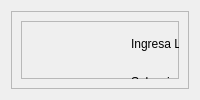
          <widget class="QWidget" name="tab_3">
           <attribute name="title">
            <string>Nexa 🚀</string>
           </attribute>
           <layout class="QHBoxLayout" name="horizontalLayout_10">
            <item>
             <layout class="QHBoxLayout" name="horizontalLayout_8">
              <item>
               <widget class="QFrame" name="frame_5">
                <property name="frameShape">
                 <enum>QFrame::StyledPanel</enum>
                </property>
                <property name="frameShadow">
                 <enum>QFrame::Raised</enum>
                </property>
                <layout class="QVBoxLayout" name="verticalLayout_8">
                 <item>
                  <widget class="QFrame" name="frame_10">
                   <property name="frameShape">
                    <enum>QFrame::StyledPanel</enum>
                   </property>
                   <property name="frameShadow">
                    <enum>QFrame::Raised</enum>
                   </property>
                   <widget class="QPushButton" name="PB_Estandarizar_IA">
                    <property name="geometry">
                     <rect>
                      <x>230</x>
                      <y>250</y>
                      <width>171</width>
                      <height>21</height>
                     </rect>
                    </property>
                    <property name="text">
                     <string>Ejecutar Estandarizacion</string>
                    </property>
                   </widget>
                   <widget class="QWidget" name="layoutWidget">
                    <property name="geometry">
                     <rect>
                      <x>110</x>
                      <y>50</y>
                      <width>421</width>
                      <height>107</height>
                     </rect>
                    </property>
                    <layout class="QVBoxLayout" name="verticalLayout_9">
                     <item>
                      <widget class="QLabel" name="label_8">
                       <property name="text">
                        <string>Seleccione La Capa:</string>
                       </property>
                      </widget>
                     </item>
                     <item>
                      <widget class="QgsMapLayerComboBox" name="QMLCB_CapaIA">
                       <property name="allowEmptyLayer">
                        <bool>true</bool>
                       </property>
                       <property name="showCrs">
                        <bool>true</bool>
                       </property>
                      </widget>
                     </item>
                     <item>
                      <widget class="QLabel" name="label_10">
                       <property name="text">
                        <string>Seleccione El archivo CSV:</string>
                       </property>
                      </widget>
                     </item>
                     <item>
                      <widget class="QgsExternalResourceWidget" name="QERCW_rutaIA"/>
                     </item>
                    </layout>
                   </widget>
                   <widget class="QWidget" name="layoutWidget">
                    <property name="geometry">
                     <rect>
                      <x>110</x>
                      <y>170</y>
                      <width>421</width>
                      <height>51</height>
                     </rect>
                    </property>
                    <layout class="QVBoxLayout" name="verticalLayout_10">
                     <item>
                      <widget class="QLabel" name="label_11">
                       <property name="text">
                        <string>Seleccione La Columna:</string>
                       </property>
                      </widget>
                     </item>
                     <item>
                      <widget class="QComboBox" name="QCB_columnaIA"/>
                     </item>
                    </layout>
                   </widget>
                   <widget class="QWidget" name="layoutWidget">
                    <property name="geometry">
                     <rect>
                      <x>110</x>
                      <y>10</y>
                      <width>421</width>
                      <height>26</height>
                     </rect>
                    </property>
                    <layout class="QHBoxLayout" name="horizontalLayout_14">
                     <item>
                      <widget class="QLabel" name="label_6">
                       <property name="text">
                        <string>Ingresa La API Key De Gemini:</string>
                       </property>
                      </widget>
                     </item>
                     <item>
                      <widget class="QLineEdit" name="QLE_EstHib_ApiKey"/>
                     </item>
                    </layout>
                   </widget>
                  </widget>
                 </item>
                </layout>
               </widget>
              </item>
             </layout>
            </item>
           </layout>
          </widget>
